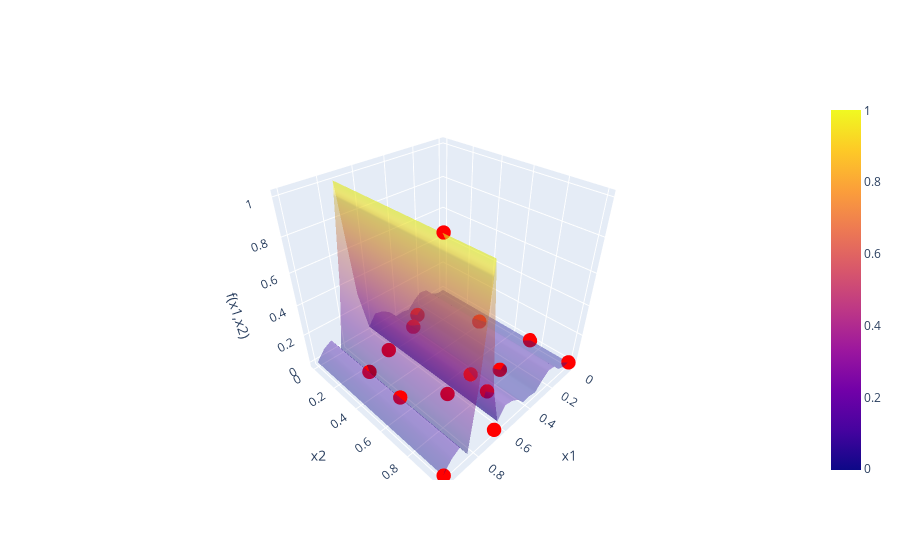

Source (notebook cell):
### Code cell
#pd.set_option('display.float_format', '{:.2g}'.format)
#pd.reset_option('display.float_format')
pd.set_option("display.precision",3)

f1 = BBfcn(1)
print("BEFORE DATA TRANSFORMATION")
print("---")
print(f1)
f1.plot_feature_correlations()

print("AFTER DATA TRANSFORMATION")
print("---")
# Customer strategy for f1() to remove negative values and take log of y
class f1_scale_and_outliers(Transformation):
    def __init__(self):
        self.substitute_val_for_negatives = 1e-50
    
    def apply(self,data):
        data.loc[data["y"]<1e-70,"y"] = self.substitute_val_for_negatives
        data["y"] = np.log10(data["y"])
        scaler = MinMaxScaler(feature_range=(0, 1))
        data["y"] = scaler.fit_transform(data[["y"]])
        #data.drop(data.tail(4).index, inplace=True)


tr = f1_scale_and_outliers()
f1.transform(tr)
print(f1)
f1.plot_feature_correlations()
f1.plot_correlations_with_cross_terms()
#kernel = C(1, (1e-5, 10)) * Matern(length_scale=1, nu=2.5) + WhiteKernel(noise_level=0.01)
kernel = C(10, (0.001, 10)) * Matern(length_scale=[0.2,0.2],nu=2.5) + WhiteKernel(noise_level=0.01)
f1.nextPointBayesianOptim(kernel,numgrid=20,acqFcn="UCB",beta=0.5)

### Figure 1 — Plotly figure (JSON) as saved in the notebook; plotly's stock layout.template omitted (floating-point values rounded to 4 significant figures; data arrays with more than 128 entries replaced by an {"elided": "..."} marker saying what was removed)
{"data": [{"opacity": 0.4, "type": "surface", "x": {"elided": "20x20 float values"}, "y": {"elided": "20x20 float values"}, "z": {"elided": "20x20 float values"}}, {"marker": {"color": "red", "size": 5}, "mode": "markers", "name": "Measured points", "type": "scatter3d", "x": [0.3194, 0.5743, 0.731, 0.8404, 0.6501, 0.4104, 0.3127, 0.6834, 0.08251, 0.8839, 0.9973, 0.6531, 0.0, 0.0, 0.6531], "y": [0.763, 0.8799, 0.733, 0.2647, 0.6815, 0.1476, 0.07872, 0.8611, 0.4035, 0.5823, 1.0, 0.2041, 1.0, 0.7347, 1.0], "z": [0.0, 0.1151, 1.0, 0.0, 0.0, 0.0, 0.0, 0.2982, 0.0, 0.0801, 0.0, 0.0, 0.0, 0.0, 0.0]}], "layout": {"scene": {"xaxis": {"title": {"text": "x1"}}, "yaxis": {"title": {"text": "x2"}}, "zaxis": {"title": {"text": "f(x1,x2)"}}}}}
